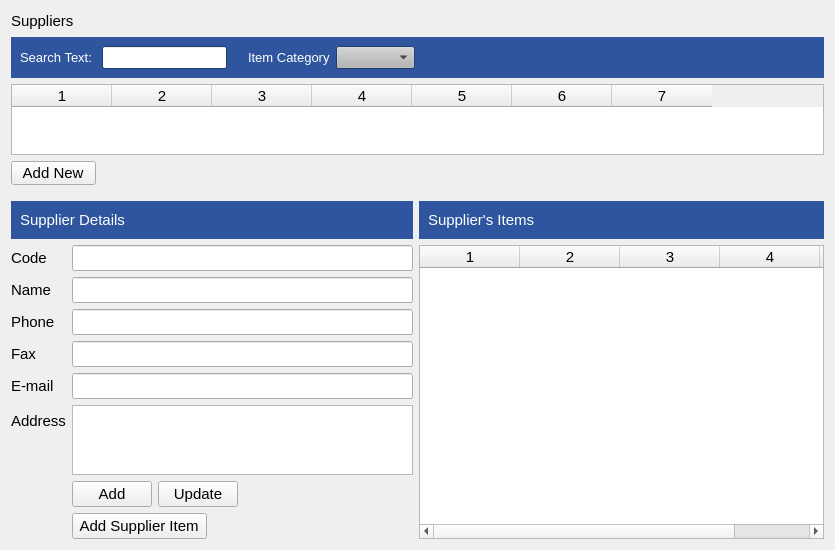
<?xml version="1.0" encoding="UTF-8"?>
<ui version="4.0">
 <class>ManageSuppliers</class>
 <widget class="QWidget" name="ManageSuppliers">
  <property name="geometry">
   <rect>
    <x>0</x>
    <y>0</y>
    <width>835</width>
    <height>550</height>
   </rect>
  </property>
  <property name="windowTitle">
   <string>Form</string>
  </property>
  <layout class="QVBoxLayout" name="verticalLayout_3">
   <item>
    <layout class="QHBoxLayout" name="horizontalLayout_9">
     <item>
      <widget class="QLabel" name="label_11">
       <property name="font">
        <font>
         <pointsize>11</pointsize>
        </font>
       </property>
       <property name="text">
        <string>Suppliers</string>
       </property>
      </widget>
     </item>
     <item>
      <spacer name="horizontalSpacer_10">
       <property name="orientation">
        <enum>Qt::Horizontal</enum>
       </property>
       <property name="sizeHint" stdset="0">
        <size>
         <width>40</width>
         <height>20</height>
        </size>
       </property>
      </spacer>
     </item>
    </layout>
   </item>
   <item>
    <widget class="QWidget" name="tableArea" native="true">
     <layout class="QVBoxLayout" name="verticalLayout">
      <property name="leftMargin">
       <number>0</number>
      </property>
      <property name="topMargin">
       <number>0</number>
      </property>
      <property name="rightMargin">
       <number>0</number>
      </property>
      <property name="bottomMargin">
       <number>0</number>
      </property>
      <item>
       <widget class="QWidget" name="widget" native="true">
        <property name="palette">
         <palette>
          <active>
           <colorrole role="WindowText">
            <brush brushstyle="SolidPattern">
             <color alpha="255">
              <red>0</red>
              <green>0</green>
              <blue>0</blue>
             </color>
            </brush>
           </colorrole>
           <colorrole role="Button">
            <brush brushstyle="SolidPattern">
             <color alpha="255">
              <red>180</red>
              <green>180</green>
              <blue>180</blue>
             </color>
            </brush>
           </colorrole>
           <colorrole role="Light">
            <brush brushstyle="SolidPattern">
             <color alpha="255">
              <red>255</red>
              <green>255</green>
              <blue>255</blue>
             </color>
            </brush>
           </colorrole>
           <colorrole role="Midlight">
            <brush brushstyle="SolidPattern">
             <color alpha="255">
              <red>217</red>
              <green>217</green>
              <blue>217</blue>
             </color>
            </brush>
           </colorrole>
           <colorrole role="Dark">
            <brush brushstyle="SolidPattern">
             <color alpha="255">
              <red>90</red>
              <green>90</green>
              <blue>90</blue>
             </color>
            </brush>
           </colorrole>
           <colorrole role="Mid">
            <brush brushstyle="SolidPattern">
             <color alpha="255">
              <red>120</red>
              <green>120</green>
              <blue>120</blue>
             </color>
            </brush>
           </colorrole>
           <colorrole role="Text">
            <brush brushstyle="SolidPattern">
             <color alpha="255">
              <red>0</red>
              <green>0</green>
              <blue>0</blue>
             </color>
            </brush>
           </colorrole>
           <colorrole role="BrightText">
            <brush brushstyle="SolidPattern">
             <color alpha="255">
              <red>255</red>
              <green>255</green>
              <blue>255</blue>
             </color>
            </brush>
           </colorrole>
           <colorrole role="ButtonText">
            <brush brushstyle="SolidPattern">
             <color alpha="255">
              <red>0</red>
              <green>0</green>
              <blue>0</blue>
             </color>
            </brush>
           </colorrole>
           <colorrole role="Base">
            <brush brushstyle="SolidPattern">
             <color alpha="255">
              <red>255</red>
              <green>255</green>
              <blue>255</blue>
             </color>
            </brush>
           </colorrole>
           <colorrole role="Window">
            <brush brushstyle="SolidPattern">
             <color alpha="255">
              <red>46</red>
              <green>85</green>
              <blue>157</blue>
             </color>
            </brush>
           </colorrole>
           <colorrole role="Shadow">
            <brush brushstyle="SolidPattern">
             <color alpha="255">
              <red>0</red>
              <green>0</green>
              <blue>0</blue>
             </color>
            </brush>
           </colorrole>
           <colorrole role="AlternateBase">
            <brush brushstyle="SolidPattern">
             <color alpha="255">
              <red>217</red>
              <green>217</green>
              <blue>217</blue>
             </color>
            </brush>
           </colorrole>
           <colorrole role="ToolTipBase">
            <brush brushstyle="SolidPattern">
             <color alpha="255">
              <red>255</red>
              <green>255</green>
              <blue>220</blue>
             </color>
            </brush>
           </colorrole>
           <colorrole role="ToolTipText">
            <brush brushstyle="SolidPattern">
             <color alpha="255">
              <red>0</red>
              <green>0</green>
              <blue>0</blue>
             </color>
            </brush>
           </colorrole>
          </active>
          <inactive>
           <colorrole role="WindowText">
            <brush brushstyle="SolidPattern">
             <color alpha="255">
              <red>0</red>
              <green>0</green>
              <blue>0</blue>
             </color>
            </brush>
           </colorrole>
           <colorrole role="Button">
            <brush brushstyle="SolidPattern">
             <color alpha="255">
              <red>180</red>
              <green>180</green>
              <blue>180</blue>
             </color>
            </brush>
           </colorrole>
           <colorrole role="Light">
            <brush brushstyle="SolidPattern">
             <color alpha="255">
              <red>255</red>
              <green>255</green>
              <blue>255</blue>
             </color>
            </brush>
           </colorrole>
           <colorrole role="Midlight">
            <brush brushstyle="SolidPattern">
             <color alpha="255">
              <red>217</red>
              <green>217</green>
              <blue>217</blue>
             </color>
            </brush>
           </colorrole>
           <colorrole role="Dark">
            <brush brushstyle="SolidPattern">
             <color alpha="255">
              <red>90</red>
              <green>90</green>
              <blue>90</blue>
             </color>
            </brush>
           </colorrole>
           <colorrole role="Mid">
            <brush brushstyle="SolidPattern">
             <color alpha="255">
              <red>120</red>
              <green>120</green>
              <blue>120</blue>
             </color>
            </brush>
           </colorrole>
           <colorrole role="Text">
            <brush brushstyle="SolidPattern">
             <color alpha="255">
              <red>0</red>
              <green>0</green>
              <blue>0</blue>
             </color>
            </brush>
           </colorrole>
           <colorrole role="BrightText">
            <brush brushstyle="SolidPattern">
             <color alpha="255">
              <red>255</red>
              <green>255</green>
              <blue>255</blue>
             </color>
            </brush>
           </colorrole>
           <colorrole role="ButtonText">
            <brush brushstyle="SolidPattern">
             <color alpha="255">
              <red>0</red>
              <green>0</green>
              <blue>0</blue>
             </color>
            </brush>
           </colorrole>
           <colorrole role="Base">
            <brush brushstyle="SolidPattern">
             <color alpha="255">
              <red>255</red>
              <green>255</green>
              <blue>255</blue>
             </color>
            </brush>
           </colorrole>
           <colorrole role="Window">
            <brush brushstyle="SolidPattern">
             <color alpha="255">
              <red>46</red>
              <green>85</green>
              <blue>157</blue>
             </color>
            </brush>
           </colorrole>
           <colorrole role="Shadow">
            <brush brushstyle="SolidPattern">
             <color alpha="255">
              <red>0</red>
              <green>0</green>
              <blue>0</blue>
             </color>
            </brush>
           </colorrole>
           <colorrole role="AlternateBase">
            <brush brushstyle="SolidPattern">
             <color alpha="255">
              <red>217</red>
              <green>217</green>
              <blue>217</blue>
             </color>
            </brush>
           </colorrole>
           <colorrole role="ToolTipBase">
            <brush brushstyle="SolidPattern">
             <color alpha="255">
              <red>255</red>
              <green>255</green>
              <blue>220</blue>
             </color>
            </brush>
           </colorrole>
           <colorrole role="ToolTipText">
            <brush brushstyle="SolidPattern">
             <color alpha="255">
              <red>0</red>
              <green>0</green>
              <blue>0</blue>
             </color>
            </brush>
           </colorrole>
          </inactive>
          <disabled>
           <colorrole role="WindowText">
            <brush brushstyle="SolidPattern">
             <color alpha="255">
              <red>90</red>
              <green>90</green>
              <blue>90</blue>
             </color>
            </brush>
           </colorrole>
           <colorrole role="Button">
            <brush brushstyle="SolidPattern">
             <color alpha="255">
              <red>180</red>
              <green>180</green>
              <blue>180</blue>
             </color>
            </brush>
           </colorrole>
           <colorrole role="Light">
            <brush brushstyle="SolidPattern">
             <color alpha="255">
              <red>255</red>
              <green>255</green>
              <blue>255</blue>
             </color>
            </brush>
           </colorrole>
           <colorrole role="Midlight">
            <brush brushstyle="SolidPattern">
             <color alpha="255">
              <red>217</red>
              <green>217</green>
              <blue>217</blue>
             </color>
            </brush>
           </colorrole>
           <colorrole role="Dark">
            <brush brushstyle="SolidPattern">
             <color alpha="255">
              <red>90</red>
              <green>90</green>
              <blue>90</blue>
             </color>
            </brush>
           </colorrole>
           <colorrole role="Mid">
            <brush brushstyle="SolidPattern">
             <color alpha="255">
              <red>120</red>
              <green>120</green>
              <blue>120</blue>
             </color>
            </brush>
           </colorrole>
           <colorrole role="Text">
            <brush brushstyle="SolidPattern">
             <color alpha="255">
              <red>90</red>
              <green>90</green>
              <blue>90</blue>
             </color>
            </brush>
           </colorrole>
           <colorrole role="BrightText">
            <brush brushstyle="SolidPattern">
             <color alpha="255">
              <red>255</red>
              <green>255</green>
              <blue>255</blue>
             </color>
            </brush>
           </colorrole>
           <colorrole role="ButtonText">
            <brush brushstyle="SolidPattern">
             <color alpha="255">
              <red>90</red>
              <green>90</green>
              <blue>90</blue>
             </color>
            </brush>
           </colorrole>
           <colorrole role="Base">
            <brush brushstyle="SolidPattern">
             <color alpha="255">
              <red>46</red>
              <green>85</green>
              <blue>157</blue>
             </color>
            </brush>
           </colorrole>
           <colorrole role="Window">
            <brush brushstyle="SolidPattern">
             <color alpha="255">
              <red>46</red>
              <green>85</green>
              <blue>157</blue>
             </color>
            </brush>
           </colorrole>
           <colorrole role="Shadow">
            <brush brushstyle="SolidPattern">
             <color alpha="255">
              <red>0</red>
              <green>0</green>
              <blue>0</blue>
             </color>
            </brush>
           </colorrole>
           <colorrole role="AlternateBase">
            <brush brushstyle="SolidPattern">
             <color alpha="255">
              <red>180</red>
              <green>180</green>
              <blue>180</blue>
             </color>
            </brush>
           </colorrole>
           <colorrole role="ToolTipBase">
            <brush brushstyle="SolidPattern">
             <color alpha="255">
              <red>255</red>
              <green>255</green>
              <blue>220</blue>
             </color>
            </brush>
           </colorrole>
           <colorrole role="ToolTipText">
            <brush brushstyle="SolidPattern">
             <color alpha="255">
              <red>0</red>
              <green>0</green>
              <blue>0</blue>
             </color>
            </brush>
           </colorrole>
          </disabled>
         </palette>
        </property>
        <property name="font">
         <font>
          <pointsize>10</pointsize>
         </font>
        </property>
        <property name="autoFillBackground">
         <bool>true</bool>
        </property>
        <layout class="QHBoxLayout" name="horizontalLayout_4">
         <item>
          <widget class="QLabel" name="label_8">
           <property name="palette">
            <palette>
             <active>
              <colorrole role="WindowText">
               <brush brushstyle="SolidPattern">
                <color alpha="255">
                 <red>255</red>
                 <green>255</green>
                 <blue>255</blue>
                </color>
               </brush>
              </colorrole>
             </active>
             <inactive>
              <colorrole role="WindowText">
               <brush brushstyle="SolidPattern">
                <color alpha="255">
                 <red>255</red>
                 <green>255</green>
                 <blue>255</blue>
                </color>
               </brush>
              </colorrole>
             </inactive>
             <disabled>
              <colorrole role="WindowText">
               <brush brushstyle="SolidPattern">
                <color alpha="255">
                 <red>90</red>
                 <green>90</green>
                 <blue>90</blue>
                </color>
               </brush>
              </colorrole>
             </disabled>
            </palette>
           </property>
           <property name="text">
            <string>Search Text: </string>
           </property>
          </widget>
         </item>
         <item>
          <widget class="QLineEdit" name="searchTextBox">
           <property name="sizePolicy">
            <sizepolicy hsizetype="Minimum" vsizetype="Fixed">
             <horstretch>0</horstretch>
             <verstretch>0</verstretch>
            </sizepolicy>
           </property>
          </widget>
         </item>
         <item>
          <spacer name="horizontalSpacer_4">
           <property name="orientation">
            <enum>Qt::Horizontal</enum>
           </property>
           <property name="sizeType">
            <enum>QSizePolicy::Fixed</enum>
           </property>
           <property name="sizeHint" stdset="0">
            <size>
             <width>15</width>
             <height>20</height>
            </size>
           </property>
          </spacer>
         </item>
         <item>
          <widget class="QLabel" name="label_9">
           <property name="palette">
            <palette>
             <active>
              <colorrole role="WindowText">
               <brush brushstyle="SolidPattern">
                <color alpha="255">
                 <red>255</red>
                 <green>255</green>
                 <blue>255</blue>
                </color>
               </brush>
              </colorrole>
             </active>
             <inactive>
              <colorrole role="WindowText">
               <brush brushstyle="SolidPattern">
                <color alpha="255">
                 <red>255</red>
                 <green>255</green>
                 <blue>255</blue>
                </color>
               </brush>
              </colorrole>
             </inactive>
             <disabled>
              <colorrole role="WindowText">
               <brush brushstyle="SolidPattern">
                <color alpha="255">
                 <red>90</red>
                 <green>90</green>
                 <blue>90</blue>
                </color>
               </brush>
              </colorrole>
             </disabled>
            </palette>
           </property>
           <property name="text">
            <string>Item Category</string>
           </property>
          </widget>
         </item>
         <item>
          <widget class="QComboBox" name="categoryComboBox">
           <property name="currentText">
            <string/>
           </property>
          </widget>
         </item>
         <item>
          <spacer name="horizontalSpacer_6">
           <property name="orientation">
            <enum>Qt::Horizontal</enum>
           </property>
           <property name="sizeType">
            <enum>QSizePolicy::MinimumExpanding</enum>
           </property>
           <property name="sizeHint" stdset="0">
            <size>
             <width>36</width>
             <height>20</height>
            </size>
           </property>
          </spacer>
         </item>
        </layout>
       </widget>
      </item>
      <item>
       <widget class="QTableWidget" name="tableWidget">
        <property name="font">
         <font>
          <pointsize>11</pointsize>
         </font>
        </property>
        <property name="columnCount">
         <number>7</number>
        </property>
        <column/>
        <column/>
        <column/>
        <column/>
        <column/>
        <column/>
        <column/>
       </widget>
      </item>
      <item>
       <layout class="QHBoxLayout" name="horizontalLayout">
        <item>
         <widget class="QPushButton" name="addNewSupplier">
          <property name="minimumSize">
           <size>
            <width>0</width>
            <height>24</height>
           </size>
          </property>
          <property name="font">
           <font>
            <pointsize>11</pointsize>
           </font>
          </property>
          <property name="text">
           <string>  Add New  </string>
          </property>
         </widget>
        </item>
        <item>
         <spacer name="horizontalSpacer">
          <property name="orientation">
           <enum>Qt::Horizontal</enum>
          </property>
          <property name="sizeHint" stdset="0">
           <size>
            <width>348</width>
            <height>20</height>
           </size>
          </property>
         </spacer>
        </item>
       </layout>
      </item>
     </layout>
    </widget>
   </item>
   <item>
    <widget class="QWidget" name="detailsArea" native="true">
     <property name="font">
      <font>
       <pointsize>11</pointsize>
      </font>
     </property>
     <layout class="QVBoxLayout" name="verticalLayout_2">
      <property name="leftMargin">
       <number>0</number>
      </property>
      <property name="topMargin">
       <number>10</number>
      </property>
      <property name="rightMargin">
       <number>0</number>
      </property>
      <property name="bottomMargin">
       <number>0</number>
      </property>
      <item>
       <layout class="QGridLayout" name="gridLayout">
        <item row="0" column="0">
         <widget class="QWidget" name="widget_2" native="true">
          <property name="palette">
           <palette>
            <active>
             <colorrole role="Base">
              <brush brushstyle="SolidPattern">
               <color alpha="255">
                <red>255</red>
                <green>255</green>
                <blue>255</blue>
               </color>
              </brush>
             </colorrole>
             <colorrole role="Window">
              <brush brushstyle="SolidPattern">
               <color alpha="255">
                <red>46</red>
                <green>85</green>
                <blue>157</blue>
               </color>
              </brush>
             </colorrole>
            </active>
            <inactive>
             <colorrole role="Base">
              <brush brushstyle="SolidPattern">
               <color alpha="255">
                <red>255</red>
                <green>255</green>
                <blue>255</blue>
               </color>
              </brush>
             </colorrole>
             <colorrole role="Window">
              <brush brushstyle="SolidPattern">
               <color alpha="255">
                <red>46</red>
                <green>85</green>
                <blue>157</blue>
               </color>
              </brush>
             </colorrole>
            </inactive>
            <disabled>
             <colorrole role="Base">
              <brush brushstyle="SolidPattern">
               <color alpha="255">
                <red>46</red>
                <green>85</green>
                <blue>157</blue>
               </color>
              </brush>
             </colorrole>
             <colorrole role="Window">
              <brush brushstyle="SolidPattern">
               <color alpha="255">
                <red>46</red>
                <green>85</green>
                <blue>157</blue>
               </color>
              </brush>
             </colorrole>
            </disabled>
           </palette>
          </property>
          <property name="autoFillBackground">
           <bool>true</bool>
          </property>
          <layout class="QHBoxLayout" name="horizontalLayout_5">
           <item>
            <layout class="QHBoxLayout" name="horizontalLayout_2">
             <item>
              <widget class="QLabel" name="label">
               <property name="palette">
                <palette>
                 <active>
                  <colorrole role="WindowText">
                   <brush brushstyle="SolidPattern">
                    <color alpha="255">
                     <red>255</red>
                     <green>255</green>
                     <blue>255</blue>
                    </color>
                   </brush>
                  </colorrole>
                 </active>
                 <inactive>
                  <colorrole role="WindowText">
                   <brush brushstyle="SolidPattern">
                    <color alpha="255">
                     <red>255</red>
                     <green>255</green>
                     <blue>255</blue>
                    </color>
                   </brush>
                  </colorrole>
                 </inactive>
                 <disabled>
                  <colorrole role="WindowText">
                   <brush brushstyle="SolidPattern">
                    <color alpha="255">
                     <red>120</red>
                     <green>120</green>
                     <blue>120</blue>
                    </color>
                   </brush>
                  </colorrole>
                 </disabled>
                </palette>
               </property>
               <property name="font">
                <font>
                 <pointsize>11</pointsize>
                </font>
               </property>
               <property name="text">
                <string>Supplier Details</string>
               </property>
              </widget>
             </item>
             <item>
              <spacer name="horizontalSpacer_2">
               <property name="orientation">
                <enum>Qt::Horizontal</enum>
               </property>
               <property name="sizeHint" stdset="0">
                <size>
                 <width>388</width>
                 <height>20</height>
                </size>
               </property>
              </spacer>
             </item>
            </layout>
           </item>
          </layout>
         </widget>
        </item>
        <item row="0" column="1">
         <widget class="QWidget" name="widget_3" native="true">
          <property name="palette">
           <palette>
            <active>
             <colorrole role="Base">
              <brush brushstyle="SolidPattern">
               <color alpha="255">
                <red>255</red>
                <green>255</green>
                <blue>255</blue>
               </color>
              </brush>
             </colorrole>
             <colorrole role="Window">
              <brush brushstyle="SolidPattern">
               <color alpha="255">
                <red>46</red>
                <green>85</green>
                <blue>157</blue>
               </color>
              </brush>
             </colorrole>
            </active>
            <inactive>
             <colorrole role="Base">
              <brush brushstyle="SolidPattern">
               <color alpha="255">
                <red>255</red>
                <green>255</green>
                <blue>255</blue>
               </color>
              </brush>
             </colorrole>
             <colorrole role="Window">
              <brush brushstyle="SolidPattern">
               <color alpha="255">
                <red>46</red>
                <green>85</green>
                <blue>157</blue>
               </color>
              </brush>
             </colorrole>
            </inactive>
            <disabled>
             <colorrole role="Base">
              <brush brushstyle="SolidPattern">
               <color alpha="255">
                <red>46</red>
                <green>85</green>
                <blue>157</blue>
               </color>
              </brush>
             </colorrole>
             <colorrole role="Window">
              <brush brushstyle="SolidPattern">
               <color alpha="255">
                <red>46</red>
                <green>85</green>
                <blue>157</blue>
               </color>
              </brush>
             </colorrole>
            </disabled>
           </palette>
          </property>
          <property name="autoFillBackground">
           <bool>true</bool>
          </property>
          <layout class="QHBoxLayout" name="horizontalLayout_7">
           <item>
            <layout class="QHBoxLayout" name="horizontalLayout_8">
             <item>
              <widget class="QLabel" name="label_10">
               <property name="palette">
                <palette>
                 <active>
                  <colorrole role="WindowText">
                   <brush brushstyle="SolidPattern">
                    <color alpha="255">
                     <red>255</red>
                     <green>255</green>
                     <blue>255</blue>
                    </color>
                   </brush>
                  </colorrole>
                 </active>
                 <inactive>
                  <colorrole role="WindowText">
                   <brush brushstyle="SolidPattern">
                    <color alpha="255">
                     <red>255</red>
                     <green>255</green>
                     <blue>255</blue>
                    </color>
                   </brush>
                  </colorrole>
                 </inactive>
                 <disabled>
                  <colorrole role="WindowText">
                   <brush brushstyle="SolidPattern">
                    <color alpha="255">
                     <red>120</red>
                     <green>120</green>
                     <blue>120</blue>
                    </color>
                   </brush>
                  </colorrole>
                 </disabled>
                </palette>
               </property>
               <property name="font">
                <font>
                 <pointsize>11</pointsize>
                </font>
               </property>
               <property name="text">
                <string>Supplier's Items</string>
               </property>
              </widget>
             </item>
             <item>
              <spacer name="horizontalSpacer_9">
               <property name="orientation">
                <enum>Qt::Horizontal</enum>
               </property>
               <property name="sizeHint" stdset="0">
                <size>
                 <width>388</width>
                 <height>20</height>
                </size>
               </property>
              </spacer>
             </item>
            </layout>
           </item>
          </layout>
         </widget>
        </item>
        <item row="1" column="0">
         <layout class="QFormLayout" name="formLayout">
          <item row="0" column="0">
           <widget class="QLabel" name="label_2">
            <property name="font">
             <font>
              <pointsize>11</pointsize>
             </font>
            </property>
            <property name="layoutDirection">
             <enum>Qt::LeftToRight</enum>
            </property>
            <property name="text">
             <string>Code</string>
            </property>
            <property name="alignment">
             <set>Qt::AlignLeading|Qt::AlignLeft|Qt::AlignVCenter</set>
            </property>
           </widget>
          </item>
          <item row="0" column="1">
           <widget class="QLineEdit" name="code">
            <property name="sizePolicy">
             <sizepolicy hsizetype="Minimum" vsizetype="Fixed">
              <horstretch>0</horstretch>
              <verstretch>0</verstretch>
             </sizepolicy>
            </property>
            <property name="maximumSize">
             <size>
              <width>400</width>
              <height>16777215</height>
             </size>
            </property>
           </widget>
          </item>
          <item row="1" column="0">
           <widget class="QLabel" name="label_3">
            <property name="font">
             <font>
              <pointsize>11</pointsize>
             </font>
            </property>
            <property name="layoutDirection">
             <enum>Qt::LeftToRight</enum>
            </property>
            <property name="text">
             <string>Name</string>
            </property>
            <property name="alignment">
             <set>Qt::AlignLeading|Qt::AlignLeft|Qt::AlignVCenter</set>
            </property>
           </widget>
          </item>
          <item row="1" column="1">
           <widget class="QLineEdit" name="name">
            <property name="sizePolicy">
             <sizepolicy hsizetype="Minimum" vsizetype="Fixed">
              <horstretch>0</horstretch>
              <verstretch>0</verstretch>
             </sizepolicy>
            </property>
            <property name="maximumSize">
             <size>
              <width>600</width>
              <height>16777215</height>
             </size>
            </property>
           </widget>
          </item>
          <item row="2" column="0">
           <widget class="QLabel" name="label_4">
            <property name="font">
             <font>
              <pointsize>11</pointsize>
             </font>
            </property>
            <property name="layoutDirection">
             <enum>Qt::LeftToRight</enum>
            </property>
            <property name="text">
             <string>Phone</string>
            </property>
            <property name="alignment">
             <set>Qt::AlignLeading|Qt::AlignLeft|Qt::AlignVCenter</set>
            </property>
           </widget>
          </item>
          <item row="2" column="1">
           <widget class="QLineEdit" name="phone">
            <property name="sizePolicy">
             <sizepolicy hsizetype="Minimum" vsizetype="Fixed">
              <horstretch>0</horstretch>
              <verstretch>0</verstretch>
             </sizepolicy>
            </property>
            <property name="maximumSize">
             <size>
              <width>400</width>
              <height>16777215</height>
             </size>
            </property>
            <property name="inputMethodHints">
             <set>Qt::ImhPreferNumbers</set>
            </property>
           </widget>
          </item>
          <item row="3" column="0">
           <widget class="QLabel" name="label_5">
            <property name="font">
             <font>
              <pointsize>11</pointsize>
             </font>
            </property>
            <property name="layoutDirection">
             <enum>Qt::LeftToRight</enum>
            </property>
            <property name="text">
             <string>Fax</string>
            </property>
            <property name="alignment">
             <set>Qt::AlignLeading|Qt::AlignLeft|Qt::AlignVCenter</set>
            </property>
           </widget>
          </item>
          <item row="3" column="1">
           <widget class="QLineEdit" name="fax">
            <property name="sizePolicy">
             <sizepolicy hsizetype="Minimum" vsizetype="Fixed">
              <horstretch>0</horstretch>
              <verstretch>0</verstretch>
             </sizepolicy>
            </property>
            <property name="maximumSize">
             <size>
              <width>400</width>
              <height>16777215</height>
             </size>
            </property>
            <property name="inputMethodHints">
             <set>Qt::ImhPreferNumbers</set>
            </property>
           </widget>
          </item>
          <item row="4" column="0">
           <widget class="QLabel" name="label_6">
            <property name="font">
             <font>
              <pointsize>11</pointsize>
             </font>
            </property>
            <property name="layoutDirection">
             <enum>Qt::LeftToRight</enum>
            </property>
            <property name="text">
             <string>E-mail</string>
            </property>
            <property name="alignment">
             <set>Qt::AlignLeading|Qt::AlignLeft|Qt::AlignVCenter</set>
            </property>
           </widget>
          </item>
          <item row="4" column="1">
           <widget class="QLineEdit" name="email">
            <property name="sizePolicy">
             <sizepolicy hsizetype="Minimum" vsizetype="Fixed">
              <horstretch>0</horstretch>
              <verstretch>0</verstretch>
             </sizepolicy>
            </property>
            <property name="maximumSize">
             <size>
              <width>600</width>
              <height>16777215</height>
             </size>
            </property>
           </widget>
          </item>
          <item row="5" column="0">
           <widget class="QLabel" name="label_7">
            <property name="font">
             <font>
              <pointsize>11</pointsize>
             </font>
            </property>
            <property name="layoutDirection">
             <enum>Qt::LeftToRight</enum>
            </property>
            <property name="text">
             <string>Address</string>
            </property>
            <property name="alignment">
             <set>Qt::AlignLeading|Qt::AlignLeft|Qt::AlignVCenter</set>
            </property>
           </widget>
          </item>
          <item row="5" column="1">
           <widget class="QTextEdit" name="address">
            <property name="sizePolicy">
             <sizepolicy hsizetype="Minimum" vsizetype="Expanding">
              <horstretch>0</horstretch>
              <verstretch>0</verstretch>
             </sizepolicy>
            </property>
            <property name="maximumSize">
             <size>
              <width>400</width>
              <height>16777215</height>
             </size>
            </property>
           </widget>
          </item>
          <item row="6" column="0">
           <spacer name="horizontalSpacer_3">
            <property name="orientation">
             <enum>Qt::Horizontal</enum>
            </property>
            <property name="sizeHint" stdset="0">
             <size>
              <width>40</width>
              <height>20</height>
             </size>
            </property>
           </spacer>
          </item>
          <item row="6" column="1">
           <layout class="QHBoxLayout" name="horizontalLayout_3">
            <item>
             <widget class="QPushButton" name="addButton">
              <property name="minimumSize">
               <size>
                <width>0</width>
                <height>24</height>
               </size>
              </property>
              <property name="font">
               <font>
                <pointsize>11</pointsize>
               </font>
              </property>
              <property name="text">
               <string>Add</string>
              </property>
             </widget>
            </item>
            <item>
             <widget class="QPushButton" name="updateButton">
              <property name="text">
               <string>Update</string>
              </property>
             </widget>
            </item>
            <item>
             <spacer name="horizontalSpacer_5">
              <property name="orientation">
               <enum>Qt::Horizontal</enum>
              </property>
              <property name="sizeHint" stdset="0">
               <size>
                <width>40</width>
                <height>20</height>
               </size>
              </property>
             </spacer>
            </item>
           </layout>
          </item>
          <item row="7" column="0">
           <spacer name="horizontalSpacer_7">
            <property name="orientation">
             <enum>Qt::Horizontal</enum>
            </property>
            <property name="sizeHint" stdset="0">
             <size>
              <width>40</width>
              <height>20</height>
             </size>
            </property>
           </spacer>
          </item>
          <item row="7" column="1">
           <layout class="QHBoxLayout" name="horizontalLayout_6">
            <item>
             <widget class="QPushButton" name="addSupplierItemBtn">
              <property name="text">
               <string> Add Supplier Item </string>
              </property>
             </widget>
            </item>
            <item>
             <spacer name="horizontalSpacer_8">
              <property name="orientation">
               <enum>Qt::Horizontal</enum>
              </property>
              <property name="sizeHint" stdset="0">
               <size>
                <width>40</width>
                <height>20</height>
               </size>
              </property>
             </spacer>
            </item>
           </layout>
          </item>
         </layout>
        </item>
        <item row="1" column="1">
         <widget class="QTableWidget" name="currentItems">
          <property name="font">
           <font>
            <pointsize>11</pointsize>
           </font>
          </property>
          <property name="columnCount">
           <number>5</number>
          </property>
          <column/>
          <column/>
          <column/>
          <column/>
          <column/>
         </widget>
        </item>
       </layout>
      </item>
     </layout>
    </widget>
   </item>
  </layout>
 </widget>
 <resources/>
 <connections/>
</ui>
